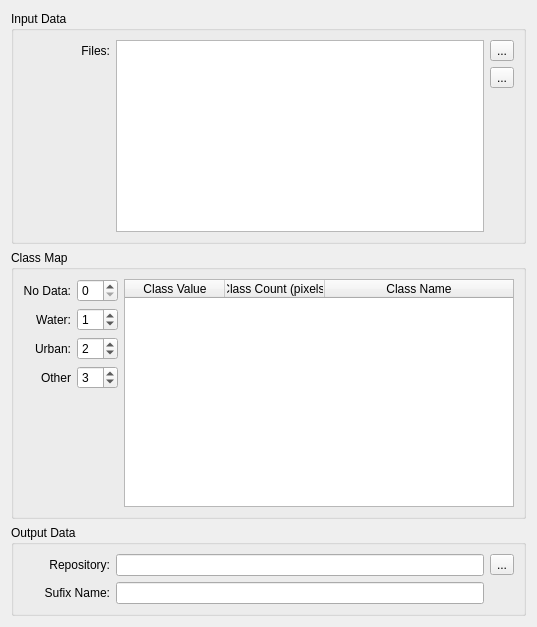
<?xml version="1.0" encoding="UTF-8"?>
<ui version="4.0">
 <class>RemapClassWidgetForm</class>
 <widget class="QWidget" name="RemapClassWidgetForm">
  <property name="geometry">
   <rect>
    <x>0</x>
    <y>0</y>
    <width>537</width>
    <height>627</height>
   </rect>
  </property>
  <property name="windowTitle">
   <string>Remap Class</string>
  </property>
  <layout class="QGridLayout" name="gridLayout_7">
   <item row="0" column="0">
    <layout class="QGridLayout" name="gridLayout_6">
     <item row="0" column="0">
      <widget class="QGroupBox" name="groupBox_3">
       <property name="title">
        <string>Input Data</string>
       </property>
       <property name="flat">
        <bool>true</bool>
       </property>
       <layout class="QGridLayout" name="gridLayout_5">
        <item row="0" column="0">
         <layout class="QGridLayout" name="gridLayout">
          <item row="0" column="0">
           <widget class="QLabel" name="label_4">
            <property name="minimumSize">
             <size>
              <width>87</width>
              <height>0</height>
             </size>
            </property>
            <property name="text">
             <string>Files:</string>
            </property>
            <property name="alignment">
             <set>Qt::AlignRight|Qt::AlignTrailing|Qt::AlignVCenter</set>
            </property>
           </widget>
          </item>
          <item row="0" column="1" rowspan="3">
           <widget class="QListWidget" name="m_imgFilesListWidget">
            <property name="dragDropMode">
             <enum>QAbstractItemView::InternalMove</enum>
            </property>
            <property name="defaultDropAction">
             <enum>Qt::TargetMoveAction</enum>
            </property>
           </widget>
          </item>
          <item row="0" column="2">
           <widget class="QToolButton" name="m_reclassAddImageToolButton">
            <property name="text">
             <string>...</string>
            </property>
           </widget>
          </item>
          <item row="1" column="0" rowspan="2">
           <spacer name="verticalSpacer_2">
            <property name="orientation">
             <enum>Qt::Vertical</enum>
            </property>
            <property name="sizeType">
             <enum>QSizePolicy::Minimum</enum>
            </property>
            <property name="sizeHint" stdset="0">
             <size>
              <width>20</width>
              <height>40</height>
             </size>
            </property>
           </spacer>
          </item>
          <item row="1" column="2">
           <widget class="QToolButton" name="m_reclassRemoveImageToolButton">
            <property name="text">
             <string>...</string>
            </property>
           </widget>
          </item>
          <item row="2" column="2">
           <spacer name="verticalSpacer">
            <property name="orientation">
             <enum>Qt::Vertical</enum>
            </property>
            <property name="sizeType">
             <enum>QSizePolicy::Minimum</enum>
            </property>
            <property name="sizeHint" stdset="0">
             <size>
              <width>20</width>
              <height>40</height>
             </size>
            </property>
           </spacer>
          </item>
         </layout>
        </item>
       </layout>
      </widget>
     </item>
     <item row="1" column="0">
      <widget class="QGroupBox" name="groupBox">
       <property name="title">
        <string>Class Map</string>
       </property>
       <property name="flat">
        <bool>true</bool>
       </property>
       <layout class="QGridLayout" name="gridLayout_9">
        <item row="0" column="0">
         <layout class="QGridLayout" name="gridLayout_8">
          <item row="0" column="0">
           <layout class="QGridLayout" name="gridLayout_2">
            <item row="0" column="0">
             <widget class="QLabel" name="label">
              <property name="text">
               <string>No Data:</string>
              </property>
              <property name="alignment">
               <set>Qt::AlignRight|Qt::AlignTrailing|Qt::AlignVCenter</set>
              </property>
             </widget>
            </item>
            <item row="0" column="1">
             <widget class="QSpinBox" name="m_noDataClassSpinBox">
              <property name="sizePolicy">
               <sizepolicy hsizetype="Fixed" vsizetype="Fixed">
                <horstretch>0</horstretch>
                <verstretch>0</verstretch>
               </sizepolicy>
              </property>
             </widget>
            </item>
            <item row="1" column="0">
             <widget class="QLabel" name="label_3">
              <property name="text">
               <string>Water:</string>
              </property>
              <property name="alignment">
               <set>Qt::AlignRight|Qt::AlignTrailing|Qt::AlignVCenter</set>
              </property>
             </widget>
            </item>
            <item row="1" column="1">
             <widget class="QSpinBox" name="m_waterClassSpinBox">
              <property name="sizePolicy">
               <sizepolicy hsizetype="Fixed" vsizetype="Fixed">
                <horstretch>0</horstretch>
                <verstretch>0</verstretch>
               </sizepolicy>
              </property>
              <property name="value">
               <number>1</number>
              </property>
             </widget>
            </item>
            <item row="2" column="0">
             <widget class="QLabel" name="label_6">
              <property name="text">
               <string>Urban:</string>
              </property>
              <property name="alignment">
               <set>Qt::AlignRight|Qt::AlignTrailing|Qt::AlignVCenter</set>
              </property>
             </widget>
            </item>
            <item row="2" column="1">
             <widget class="QSpinBox" name="m_urbanClassSpinBox">
              <property name="sizePolicy">
               <sizepolicy hsizetype="Fixed" vsizetype="Fixed">
                <horstretch>0</horstretch>
                <verstretch>0</verstretch>
               </sizepolicy>
              </property>
              <property name="singleStep">
               <number>1</number>
              </property>
              <property name="value">
               <number>2</number>
              </property>
             </widget>
            </item>
            <item row="3" column="0">
             <widget class="QLabel" name="label_7">
              <property name="text">
               <string>Other</string>
              </property>
              <property name="alignment">
               <set>Qt::AlignRight|Qt::AlignTrailing|Qt::AlignVCenter</set>
              </property>
             </widget>
            </item>
            <item row="3" column="1">
             <widget class="QSpinBox" name="m_otherClassSpinBox">
              <property name="sizePolicy">
               <sizepolicy hsizetype="Fixed" vsizetype="Fixed">
                <horstretch>0</horstretch>
                <verstretch>0</verstretch>
               </sizepolicy>
              </property>
              <property name="value">
               <number>3</number>
              </property>
             </widget>
            </item>
           </layout>
          </item>
          <item row="0" column="1" rowspan="2">
           <widget class="QTableWidget" name="m_remapTableWidget">
            <attribute name="horizontalHeaderStretchLastSection">
             <bool>true</bool>
            </attribute>
            <attribute name="verticalHeaderVisible">
             <bool>false</bool>
            </attribute>
            <column>
             <property name="text">
              <string>Class Value</string>
             </property>
            </column>
            <column>
             <property name="text">
              <string>Class Count (pixels)</string>
             </property>
            </column>
            <column>
             <property name="text">
              <string>Class Name</string>
             </property>
            </column>
           </widget>
          </item>
          <item row="1" column="0">
           <spacer name="verticalSpacer_3">
            <property name="orientation">
             <enum>Qt::Vertical</enum>
            </property>
            <property name="sizeHint" stdset="0">
             <size>
              <width>20</width>
              <height>40</height>
             </size>
            </property>
           </spacer>
          </item>
         </layout>
        </item>
       </layout>
      </widget>
     </item>
     <item row="2" column="0">
      <widget class="QGroupBox" name="groupBox_2">
       <property name="title">
        <string>Output Data</string>
       </property>
       <property name="flat">
        <bool>true</bool>
       </property>
       <layout class="QGridLayout" name="gridLayout_4">
        <item row="0" column="0">
         <layout class="QGridLayout" name="gridLayout_3">
          <item row="0" column="0">
           <widget class="QLabel" name="label_5">
            <property name="minimumSize">
             <size>
              <width>87</width>
              <height>0</height>
             </size>
            </property>
            <property name="text">
             <string>Repository:</string>
            </property>
            <property name="alignment">
             <set>Qt::AlignRight|Qt::AlignTrailing|Qt::AlignVCenter</set>
            </property>
           </widget>
          </item>
          <item row="0" column="2">
           <widget class="QToolButton" name="m_reclassOutputRepoToolButton">
            <property name="text">
             <string>...</string>
            </property>
           </widget>
          </item>
          <item row="0" column="1">
           <widget class="QLineEdit" name="m_reclassOutputRepoLineEdit">
            <property name="minimumSize">
             <size>
              <width>200</width>
              <height>0</height>
             </size>
            </property>
            <property name="readOnly">
             <bool>true</bool>
            </property>
           </widget>
          </item>
          <item row="1" column="0">
           <widget class="QLabel" name="label_2">
            <property name="text">
             <string>Sufix Name:</string>
            </property>
            <property name="alignment">
             <set>Qt::AlignRight|Qt::AlignTrailing|Qt::AlignVCenter</set>
            </property>
           </widget>
          </item>
          <item row="1" column="1">
           <widget class="QLineEdit" name="m_reclassOutputNameLineEdit"/>
          </item>
         </layout>
        </item>
       </layout>
      </widget>
     </item>
    </layout>
   </item>
  </layout>
 </widget>
 <tabstops>
  <tabstop>m_imgFilesListWidget</tabstop>
  <tabstop>m_reclassAddImageToolButton</tabstop>
  <tabstop>m_reclassRemoveImageToolButton</tabstop>
  <tabstop>m_noDataClassSpinBox</tabstop>
  <tabstop>m_waterClassSpinBox</tabstop>
  <tabstop>m_urbanClassSpinBox</tabstop>
  <tabstop>m_otherClassSpinBox</tabstop>
  <tabstop>m_remapTableWidget</tabstop>
  <tabstop>m_reclassOutputRepoLineEdit</tabstop>
  <tabstop>m_reclassOutputRepoToolButton</tabstop>
  <tabstop>m_reclassOutputNameLineEdit</tabstop>
 </tabstops>
 <resources/>
 <connections/>
</ui>
